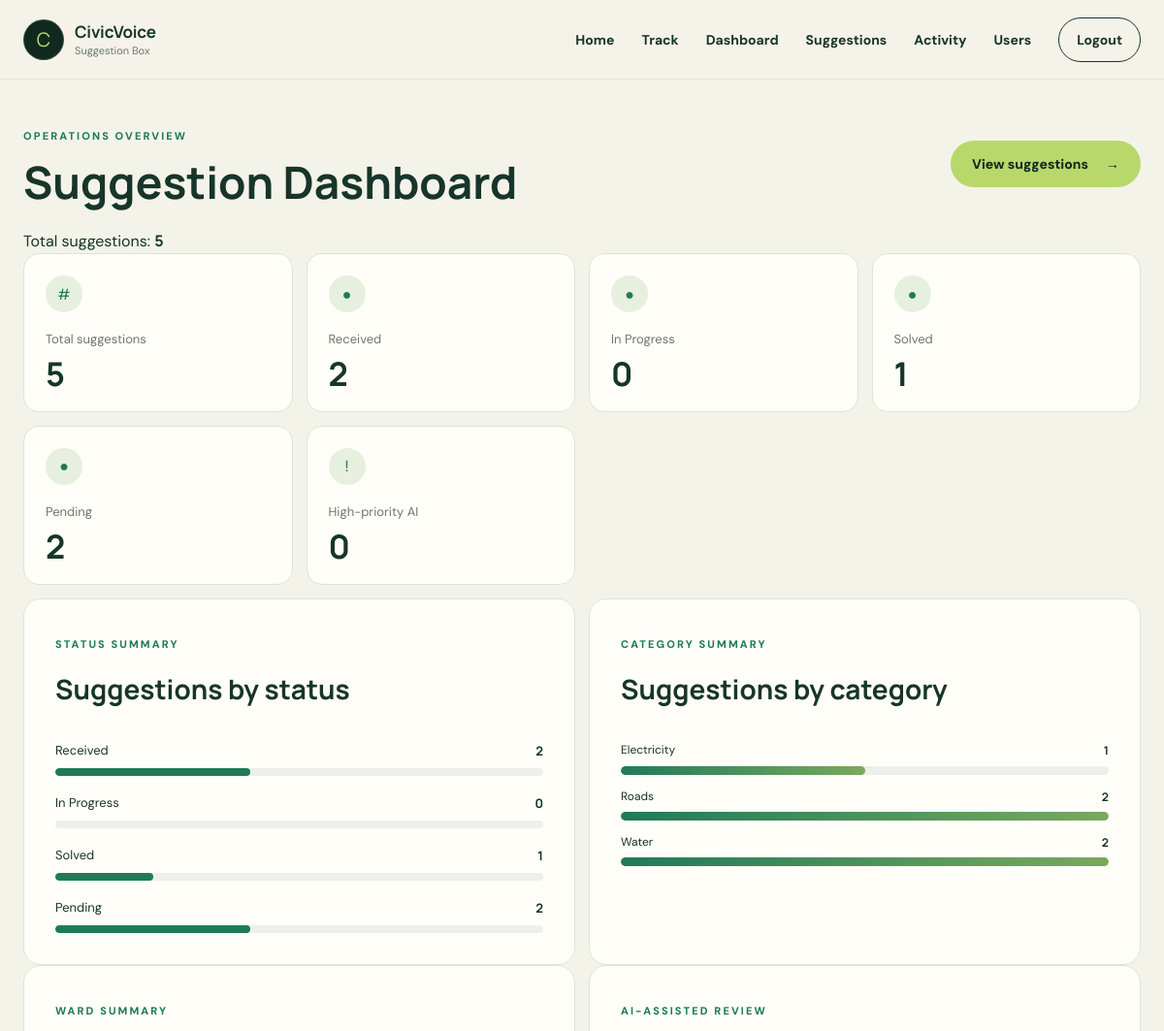
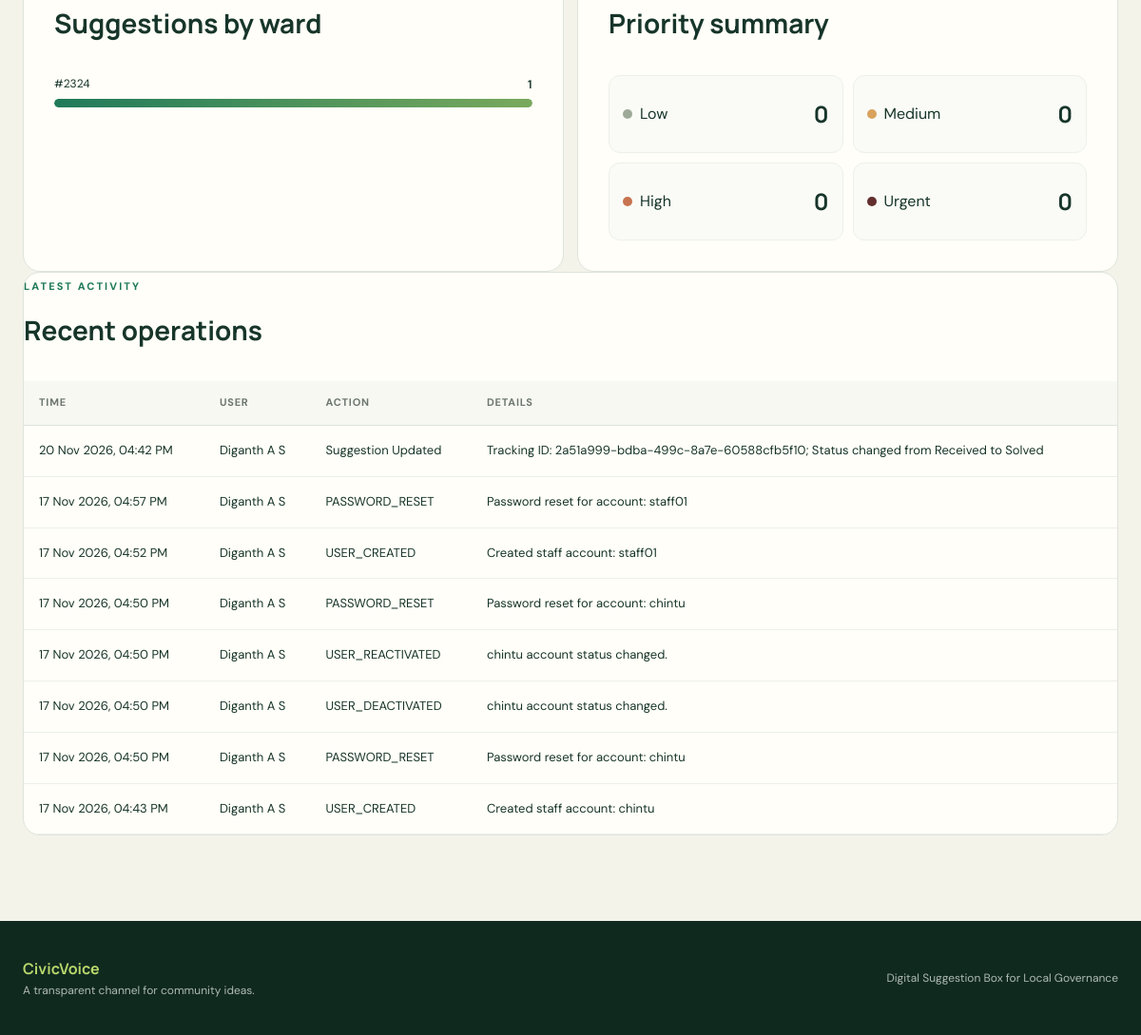
The page /dashboard (signed in) on the database its author committed (2 pictures, top to bottom).
### app/models.py (models this page shows)
class Suggestion(db.Model):
    id = db.Column(db.Integer, primary_key=True)
    tracking_id = db.Column(
        db.String(8),
        unique=True,
        nullable=False,
        default=lambda: f"{secrets.randbelow(100_000_000):08d}"
    )
    name = db.Column(db.String(100), nullable=False)
    title = db.Column(db.String(150), nullable=True)
    category = db.Column(db.String(100), nullable=False)
    description = db.Column(db.Text, nullable=False)
    status = db.Column(
        db.String(30),
        default="Received",
        nullable=False
    )
    ward = db.Column(db.String(100), nullable=True)
    officer_remark = db.Column(db.Text, nullable=True)
    photo_filename = db.Column(db.String(255), nullable=True)
    ai_priority = db.Column(db.String(20), nullable=True)
    ai_priority_reason = db.Column(db.Text, nullable=True)
    ai_priority_provider = db.Column(db.String(30), nullable=True)
    created_at = db.Column(
        db.DateTime,
        default=datetime.utcnow
    )

class ActivityLog(db.Model):
    id = db.Column(db.Integer, primary_key=True)
    user_id = db.Column(
        db.Integer,
        db.ForeignKey("user.id", ondelete="SET NULL"),
        nullable=True
    )
    action = db.Column(db.String(100), nullable=False)
    details = db.Column(db.Text, nullable=True)
    created_at = db.Column(
        db.DateTime,
        default=datetime.utcnow
    )

class User(UserMixin, db.Model):
    id = db.Column(db.Integer, primary_key=True)
    username = db.Column(
        db.String(80),
        unique=True,
        nullable=False
    )
    password_hash = db.Column(db.String(255), nullable=False)
    role = db.Column(db.String(20), nullable=False)
    is_active = db.Column(
        db.Boolean,
        default=True,
        nullable=False
    )
    must_change_password = db.Column(
        db.Boolean,
        default=True,
        nullable=False
    )
    failed_login_attempts = db.Column(
        db.Integer,
        default=0,
        nullable=False
    )
    locked_until = db.Column(db.DateTime, nullable=True)
    created_at = db.Column(
        db.DateTime,
        default=datetime.utcnow
    )

### app/routes.py (the view)
    @app.route("/dashboard")
    @staff_required
    def dashboard():
        status_counts = dict(
            db.session.query(Suggestion.status, db.func.count(Suggestion.id))
            .group_by(Suggestion.status)
            .all()
        )
        statuses = ["Received", "In Progress", "Solved"]
        statuses.extend(
            status for status in status_counts if status not in statuses
        )
        status_counts = {
            status: status_counts.get(status, 0)
            for status in statuses
        }
        category_counts = (
            db.session.query(
                Suggestion.category,
                db.func.count(Suggestion.id)
            )
            .group_by(Suggestion.category)
            .order_by(Suggestion.category)
            .all()
        )
        ward_counts = (
            db.session.query(
                Suggestion.ward,
                db.func.count(Suggestion.id)
            )
            .filter(Suggestion.ward.isnot(None))
            .filter(Suggestion.ward != "")
            .group_by(Suggestion.ward)
            .order_by(Suggestion.ward)
            .all()
        )
        priority_counts = dict(
            db.session.query(Suggestion.ai_priority, db.func.count(Suggestion.id))
            .filter(Suggestion.ai_priority.isnot(None))
            .group_by(Suggestion.ai_priority)
            .all()
        )
        high_priority_count = Suggestion.query.filter(
            Suggestion.ai_priority.in_(["High", "Urgent"])
        ).count()
        recent_activity = (
            db.session.query(ActivityLog, User.username)
            .outerjoin(User, ActivityLog.user_id == User.id)
            .order_by(ActivityLog.created_at.desc(), ActivityLog.id.desc())
            .limit(8)
            .all()
        )
        return render_template(
            "dashboard.html",
            total_suggestions=sum(status_counts.values()),
            status_counts=status_counts,
            category_counts=category_counts,
            ward_counts=ward_counts,
            category_max=max([count for _, count in category_counts] or [0]),
            ward_max=max([count for _, count in ward_counts] or [0]),
            priority_counts={
                priority: priority_counts.get(priority, 0)
                for priority in ["Low", "Medium", "High", "Urgent"]
            },
            high_priority_count=high_priority_count,
            recent_activity=recent_activity
        )

### app/__init__.py (called while the page is built)
@login_manager.user_loader
def load_user(user_id):
    from app.models import User
    try:
        user_id = int(user_id)
    except (TypeError, ValueError):
        return None
    user = db.session.get(User, user_id)
    if user is None or not user.is_active:
        return None
    return user

### app/routes.py (called while the page is built)
def staff_required(view_function):
    @wraps(view_function)
    @login_required
    def wrapped_view(*args, **kwargs):
        if current_user.role not in ["admin", "staff"]:
            abort(403)
        return view_function(*args, **kwargs)
    return wrapped_view

### app/templates/dashboard.html (shortened to what this page needs)
{% extends "base.html" %}
{% block content %}
<div class="dashboard-header">
    <div>
        <span class="eyebrow">Operations overview</span>
        <h1>Suggestion Dashboard</h1>
    </div>
    <a class="btn btn-primary" href="{{ url_for('manage_suggestions') }}">View suggestions <span>→</span></a>
</div>
<p>Total suggestions: <strong>{{ total_suggestions }}</strong></p>
<section class="stat-grid" aria-label="Suggestion totals">
    <article class="stat-card">
        <span class="stat-icon">#</span>
        <p>Total suggestions</p>
        <strong>{{ total_suggestions }}</strong>
    </article>
    {% for status, count in status_counts.items() %}
    <article class="stat-card">
        <span class="stat-icon">●</span>
        <p>{{ status }}</p>
        <strong>{{ count }}</strong>
    </article>
    {% endfor %}
    <article class="stat-card high-priority-card">
        <span class="stat-icon">!</span>
        <p>High-priority AI</p>
        <strong>{{ high_priority_count }}</strong>
    </article>
</section>
<section class="dashboard-grid">
    <article class="form-container analytics-card">
        <div class="panel-heading">
            <div>
                <span class="eyebrow">Status summary</span>
                <h2>Suggestions by status</h2>
            </div>
        </div>
        <div class="status-bars">
            {% for status, count in status_counts.items() %}
                {% set percentage = (count * 100 // total_suggestions) if total_suggestions else 0 %}
                <div class="status-bar-row">
                    <div><span>{{ status }}</span><strong>{{ count }}</strong></div>
                    <div class="progress-track"><span style="width: {{ percentage }}%"></span></div>
                </div>
            {% endfor %}
        </div>
    </article>
    <article class="form-container analytics-card">
        <div class="panel-heading">
            <div>
                <span class="eyebrow">Category summary</span>
                <h2>Suggestions by category</h2>
            </div>
        </div>
        {% if category_counts %}
            <div class="bar-chart" role="img" aria-label="Suggestions by category">
                {% for category, count in category_counts %}
                    {% set bar_width = (count * 100 // category_max) if category_max else 0 %}
                    <div class="chart-bar-row">
                        <div><span>{{ category }}</span><strong>{{ count }}</strong></div>
                        <div class="chart-bar-track"><span style="width: {{ bar_width }}%"></span></div>
                    </div>
                {% endfor %}
            </div>
        {% else %}
            <p class="empty-state">No suggestions have been submitted yet.</p>
        {% endif %}
    </article>
</section>
<section class="dashboard-grid">
    <article class="form-container analytics-card">
        <div class="panel-heading">
            <div>
                <span class="eyebrow">Ward summary</span>
                <h2>Suggestions by ward</h2>
            </div>
        </div>
        {% if ward_counts %}
            <div class="bar-chart" role="img" aria-label="Suggestions by ward">
                {% for ward, count in ward_counts %}
                    {% set bar_width = (count * 100 // ward_max) if ward_max else 0 %}
                    <div class="chart-bar-row">
                        <div><span>{{ ward }}</span><strong>{{ count }}</strong></div>
                        <div class="chart-bar-track"><span style="width: {{ bar_width }}%"></span></div>
                    </div>
                {% endfor %}
            </div>
        {% else %}
            <p class="empty-state">No ward information has been submitted.</p>
        {% endif %}
    </article>
    <article class="form-container analytics-card">
        <div class="panel-heading">
            <div>
                <span class="eyebrow">AI-assisted review</span>
                <h2>Priority summary</h2>
            </div>
        </div>
        <div class="priority-chart" role="img" aria-label="AI priority distribution">
            {% for priority, count in priority_counts.items() %}
                <div class="priority-chart-item">
                    <span class="priority-dot priority-dot-{{ priority|lower }}"></span>
                    <span>{{ priority }}</span>
                    <strong>{{ count }}</strong>
                </div>
            {% endfor %}
        </div>
    </article>
</section>
<section class="form-container table-panel recent-activity">
    <div class="panel-heading">
        <div>
            <span class="eyebrow">Latest activity</span>
            <h2>Recent operations</h2>
        </div>
    </div>
    {% if recent_activity %}
        <div class="table-scroll">
            <table class="modern-table">
                <thead>
                    <tr><th>Time</th><th>User</th><th>Action</th><th>Details</th></tr>
                </thead>
                <tbody>
                    {% for log, username in recent_activity %}
                        <tr>
                            <td>{{ log.created_at.strftime("%d %b %Y, %I:%M %p") }}</td>
                            <td>{{ username or "Deleted user" }}</td>
                            <td>{{ log.action }}</td>
                            <td>{{ log.details or "No details provided." }}</td>
                        </tr>
                    {% endfor %}
                </tbody>
            </table>
        </div>
    {% else %}
        <p class="empty-state">No operational activity has been recorded.</p>
    {% endif %}
</section>
{% endblock %}

### app/templates/base.html (shortened to what this page needs)
<!DOCTYPE html>
<html lang="en">
<head>
    <link rel="stylesheet" href="{{ url_for('static', filename='style.css') }}">
</head>
<body>
    <header class="site-header">
        <div class="nav-shell">
            <a class="brand" href="{{ url_for('home') }}" aria-label="Digital Suggestion Box home">
                <span class="brand-mark">C</span>
                <span>
                    <strong>CivicVoice</strong>
                    <small>Suggestion Box</small>
                </span>
            </a>
            <nav class="main-nav" aria-label="Main navigation">
                <a href="{{ url_for('home') }}" class="{% if request.endpoint == 'home' %}active{% endif %}">Home</a>
                <a href="{{ url_for('track_suggestion') }}" class="{% if request.endpoint == 'track_suggestion' %}active{% endif %}">Track</a>
                {% if current_user.is_authenticated %}
                    {% if current_user.role in ["admin", "staff"] %}
                        <a href="{{ url_for('dashboard') }}">Dashboard</a>
                        <a href="{{ url_for('manage_suggestions') }}">Suggestions</a>
                        {% if current_user.role == "admin" %}
                            <a href="{{ url_for('activity_log') }}">Activity</a>
                        {% else %}
                            <a href="{{ url_for('staff_activity_log') }}">Activity</a>
                        {% endif %}
                    {% endif %}
                    {% if current_user.role == "admin" %}
                        <a href="{{ url_for('manage_users') }}">Users</a>
                    {% endif %}
                    <a class="nav-action" href="{{ url_for('logout') }}">Logout</a>
                {% else %}
                    <a class="nav-action" href="{{ url_for('login') }}">Staff Login</a>
                {% endif %}
            </nav>
        </div>
    </header>
    <main class="page-shell">
        {% block content %}{% endblock %}
    </main>
    <footer class="site-footer">
        <div class="footer-shell">
            <div><strong>CivicVoice</strong><p>A transparent channel for community ideas.</p></div>
            <p>Digital Suggestion Box for Local Governance</p>
        </div>
    </footer>
</body>
</html>

### rows shown on the page
Suggestion: status "Pending", id "2", {{ percentage }} 40 (drawn), category "Roads", {{ bar_width }} 100 (drawn)
ActivityLog: created_at "20 Nov 2026, 04:42 PM", username "Diganth A S", action "Suggestion Updated", details "Tracking ID: 2a51a999-bdba-499c-8a7e-60588cfb5f10; Status changed from Received to Solved"
ActivityLog: created_at "17 Nov 2026, 04:57 PM", username "Diganth A S", action "PASSWORD_RESET", details "Password reset for account: staff01"
ActivityLog: created_at "17 Nov 2026, 04:52 PM", username "Diganth A S", action "USER_CREATED", details "Created staff account: staff01"
ActivityLog: created_at "17 Nov 2026, 04:50 PM", username "Diganth A S", action "PASSWORD_RESET", details "Password reset for account: chintu"
ActivityLog: created_at "17 Nov 2026, 04:50 PM", username "Diganth A S", action "USER_REACTIVATED", details "chintu account status changed."
ActivityLog: created_at "17 Nov 2026, 04:50 PM", username "Diganth A S", action "USER_DEACTIVATED", details "chintu account status changed."
ActivityLog: created_at "17 Nov 2026, 04:50 PM", username "Diganth A S", action "PASSWORD_RESET", details "Password reset for account: chintu"
ActivityLog: created_at "17 Nov 2026, 04:43 PM", username "Diganth A S", action "USER_CREATED", details "Created staff account: chintu"

### other values the page prints
{{ total_suggestions }} "5"
{{ status }} "Received" "In Progress" "Solved"
{{ count }} "2" "0" "1"
{{ high_priority_count }} "0"
{{ category }} "Electricity" "Water"
{{ count }} "1" "2"
{{ ward }} "#2324"
{{ count }} "1"
{{ priority }} "Low" "Medium" "High" "Urgent"
{{ count }} "0" "0" "0" "0"
